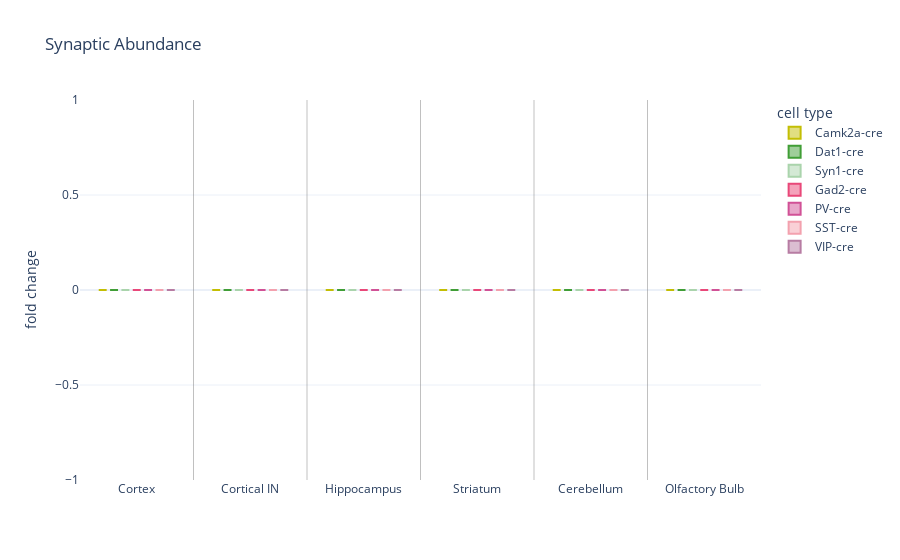

The notebook cell saved with this chart:
### Code cell
# plot foldchange
hf = plot_boxplot(df=df_foldchange, 
                  key=query_protein,
                  label_yaxis='fold change')
hf.show()

### Figure 1 — Plotly figure (JSON) as saved in the notebook; plotly's stock layout.template omitted (floating-point values rounded to 4 significant figures)
{"data": [{"alignmentgroup": "True", "hovertemplate": "cell type=Camk2a-cre<br>regions=%{x}<br>values=%{y}<extra></extra>", "legendgroup": "Camk2a-cre", "marker": {"color": "#C3BE04"}, "name": "Camk2a-cre", "notched": false, "offsetgroup": "Camk2a-cre", "orientation": "v", "showlegend": true, "type": "box", "x": ["Cortex", "Cortical IN", "Hippocampus", "Striatum", "Cerebellum", "Olfactory Bulb"], "x0": " ", "xaxis": "x", "y": [0, 0, 0, 0, 0, 0], "y0": " ", "yaxis": "y"}, {"alignmentgroup": "True", "hovertemplate": "cell type=Dat1-cre<br>regions=%{x}<br>values=%{y}<extra></extra>", "legendgroup": "Dat1-cre", "marker": {"color": "#409E36"}, "name": "Dat1-cre", "notched": false, "offsetgroup": "Dat1-cre", "orientation": "v", "showlegend": true, "type": "box", "x": ["Cortex", "Cortical IN", "Hippocampus", "Striatum", "Cerebellum", "Olfactory Bulb"], "x0": " ", "xaxis": "x", "y": [0, 0, 0, 0, 0, 0], "y0": " ", "yaxis": "y"}, {"alignmentgroup": "True", "hovertemplate": "cell type=Syn1-cre<br>regions=%{x}<br>values=%{y}<extra></extra>", "legendgroup": "Syn1-cre", "marker": {"color": "#AAD4AC"}, "name": "Syn1-cre", "notched": false, "offsetgroup": "Syn1-cre", "orientation": "v", "showlegend": true, "type": "box", "x": ["Cortex", "Cortical IN", "Hippocampus", "Striatum", "Cerebellum", "Olfactory Bulb"], "x0": " ", "xaxis": "x", "y": [0, 0, 0, 0, 0, 0], "y0": " ", "yaxis": "y"}, {"alignmentgroup": "True", "hovertemplate": "cell type=Gad2-cre<br>regions=%{x}<br>values=%{y}<extra></extra>", "legendgroup": "Gad2-cre", "marker": {"color": "#E94879"}, "name": "Gad2-cre", "notched": false, "offsetgroup": "Gad2-cre", "orientation": "v", "showlegend": true, "type": "box", "x": ["Cortex", "Cortical IN", "Hippocampus", "Striatum", "Cerebellum", "Olfactory Bulb"], "x0": " ", "xaxis": "x", "y": [0, 0, 0, 0, 0, 0], "y0": " ", "yaxis": "y"}, {"alignmentgroup": "True", "hovertemplate": "cell type=PV-cre<br>regions=%{x}<br>values=%{y}<extra></extra>", "legendgroup": "PV-cre", "marker": {"color": "#D15196"}, "name": "PV-cre", "notched": false, "offsetgroup": "PV-cre", "orientation": "v", "showlegend": true, "type": "box", "x": ["Cortex", "Cortical IN", "Hippocampus", "Striatum", "Cerebellum", "Olfactory Bulb"], "x0": " ", "xaxis": "x", "y": [0, 0, 0, 0, 0, 0], "y0": " ", "yaxis": "y"}, {"alignmentgroup": "True", "hovertemplate": "cell type=SST-cre<br>regions=%{x}<br>values=%{y}<extra></extra>", "legendgroup": "SST-cre", "marker": {"color": "#F3A1AE"}, "name": "SST-cre", "notched": false, "offsetgroup": "SST-cre", "orientation": "v", "showlegend": true, "type": "box", "x": ["Cortex", "Cortical IN", "Hippocampus", "Striatum", "Cerebellum", "Olfactory Bulb"], "x0": " ", "xaxis": "x", "y": [0, 0, 0, 0, 0, 0], "y0": " ", "yaxis": "y"}, {"alignmentgroup": "True", "hovertemplate": "cell type=VIP-cre<br>regions=%{x}<br>values=%{y}<extra></extra>", "legendgroup": "VIP-cre", "marker": {"color": "#B77CA3"}, "name": "VIP-cre", "notched": false, "offsetgroup": "VIP-cre", "orientation": "v", "showlegend": true, "type": "box", "x": ["Cortex", "Cortical IN", "Hippocampus", "Striatum", "Cerebellum", "Olfactory Bulb"], "x0": " ", "xaxis": "x", "y": [0, 0, 0, 0, 0, 0], "y0": " ", "yaxis": "y"}], "layout": {"boxmode": "group", "legend": {"title": {"text": "cell type"}, "tracegroupgap": 0}, "shapes": [{"line": {"color": "grey", "width": 0.5}, "type": "line", "x0": 0.5, "x1": 0.5, "xref": "x", "y0": 0, "y1": 1, "yref": "y domain"}, {"line": {"color": "grey", "width": 0.5}, "type": "line", "x0": 1.5, "x1": 1.5, "xref": "x", "y0": 0, "y1": 1, "yref": "y domain"}, {"line": {"color": "grey", "width": 0.5}, "type": "line", "x0": 2.5, "x1": 2.5, "xref": "x", "y0": 0, "y1": 1, "yref": "y domain"}, {"line": {"color": "grey", "width": 0.5}, "type": "line", "x0": 3.5, "x1": 3.5, "xref": "x", "y0": 0, "y1": 1, "yref": "y domain"}, {"line": {"color": "grey", "width": 0.5}, "type": "line", "x0": 4.5, "x1": 4.5, "xref": "x", "y0": 0, "y1": 1, "yref": "y domain"}], "title": {"text": "Synaptic Abundance"}, "xaxis": {"anchor": "y", "categoryarray": ["Cortex", "Cortical IN", "Hippocampus", "Striatum", "Cerebellum", "Olfactory Bulb"], "categoryorder": "array", "domain": [0, 1], "range": [-0.5, 5.5], "title": {"text": ""}}, "yaxis": {"anchor": "x", "domain": [0, 1], "title": {"text": "fold change"}}}}
